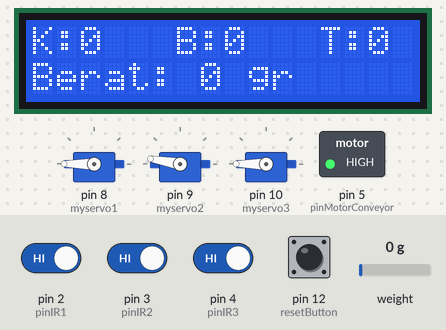
Bench run of a sketch on a simulated Arduino Uno, built with avr-gcc and run on an emulated ATmega328P. Parts: 3 × servo, 16×2 character LCD, switched loads named in the sketch (green lamp = pin HIGH). Inputs (shaded band) come from the test bench; at power-on: pin 2 (pinIR1), pin 3 (pinIR2), pin 4 (pinIR3), pin 12 (resetButton) HIGH, weight on the scale 0 g. What the sketch prints to the serial monitor is not drawn.

Above: at 6.2 s.
6.3 s: weight on the scale set to 100 g
At 7.9 s:
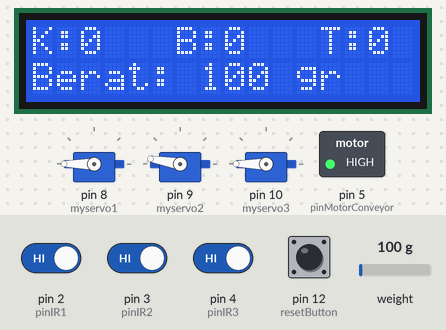
8.2 s: pin 2 (pinIR1) driven LOW
At 9.8 s:
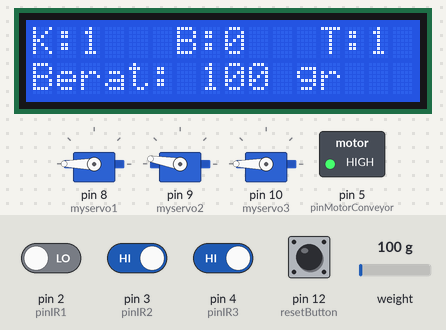
10.4 s: pin 3 (pinIR2) driven LOW
At 11.6 s:
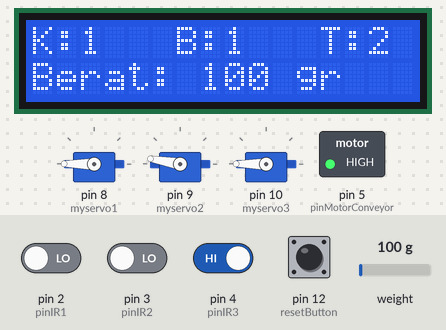
12.6 s: pin 12 (resetButton) pulled LOW for 0.35 s
At 14.9 s:
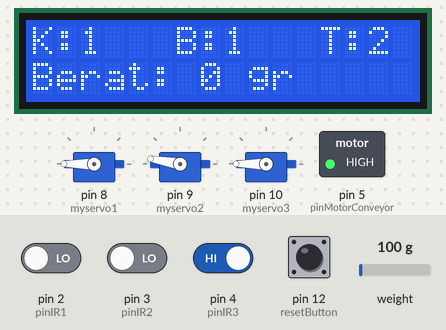
16.1 s: weight on the scale set to 1250 g
At 17.0 s:
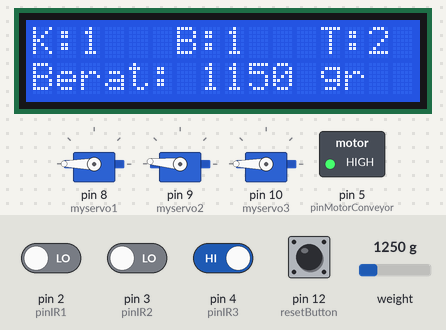
18.1 s: weight on the scale set to 2500 g
At 32.3 s:
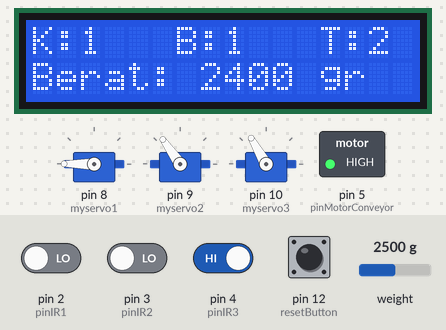
Timing chart, 0 to 32.8 s (numbered marks = the images above; inputs shaded):
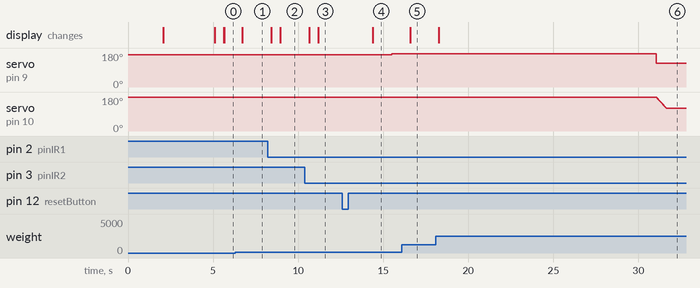

The sketch:

FIXBANGET_ARDUINO.ino
```cpp
//MUHAMMAD RAMADHAN FIRJATULLAH
//40040319650081
//TUGAS AKHIR

#include "HX711.h"
#include <Wire.h>
#include <LiquidCrystal_I2C.h>
#include <Servo.h>

#define DOUT A3
#define CLK A2

Servo myservo1, myservo2, myservo3;
LiquidCrystal_I2C lcd(0x27, 16, 2);

//================= Pin yang dipakai ========================
HX711 scale(DOUT, CLK);
int pinIR1 = 2; //IR Sensor 1
int pinIR2 = 3; //IR Sensor 2
int pinIR3 = 4; //IR Sensor 3
int pinMotorConveyor = 5; //Motor Conveyor
int resetButton = 12; // Button Reset

//==================== Variabel =============================
int weight; //berat telur
int calibration_factor = 378; // Faktor kalibrasi loadcell
int jmlTelurBesar = 0;
int jmlTotalTelurBesar = 0;
int jmlTelurKecil = 0;
int jmlTotalTelurKecil = 0;
int jmlTelurTotal = 0;
int deteksiTangan = 0;
int posmotor = 0;
boolean stateIR1 = true;
boolean stateIR2 = true;
boolean stateIR3 = true;

unsigned long previousMillisOn = 0;
unsigned long previousMillisOff = 0;
const long intervalOn = 15000;
const long intervalOff = 15000;

//==========================================================


//====================== Setup ===============================
void setup()
{
  //============== Mulai serial ==============================
  Serial.begin(9600);

  //=======deklarasi pin motor servo========================
  myservo1.attach(8); //SEPARATOR TELUR KECIL
  myservo2.attach(9); //SEPARATOR TELUR BESAR
  myservo3.attach(10); //PENDORONG TELUR DI LOADCELL
  myservo1.write(180);
  myservo2.write(170);
  myservo3.write(180);

  //==== Mode fungsi untuk setiap variabel / pin ============
  pinMode(pinIR1, INPUT);
  pinMode(pinIR2, INPUT);
  pinMode(pinIR3, INPUT);
  pinMode(resetButton, INPUT_PULLUP);
  pinMode(pinMotorConveyor, OUTPUT);

  //==== Kondisi awal motor conveyor ========================
  digitalWrite(pinMotorConveyor, HIGH);


//===================== Inisialisasi Perhitungan Loacell ====================

  scale.set_scale();
  scale.tare(); //Reset the scale to 0
  long zero_factor = scale.read_average(); //Get a baseline reading

//========================== Inisialisasi Sistem ============================
  lcd.begin();
  lcd.setCursor(2,1);
  lcd.print("SORTIR TELUR");
  lcd.setCursor(3,0);
  lcd.print("MONITORING");
  delay(3000);
  lcd.clear();
}
//============================== END SETUP =================================


//============================== LOOP ======================================

void loop()
{
  InitLoadcell();
  PerhitunganBeratTelur();
  PerhitunganJumlahTelur();
  ConveyorBerhentidanBerjalan();
  resetLoadCell();

}

//=============================== END LOOP =================================


//======================== KUMPULAN FUNGSI SISTEM ==========================
void InitLoadcell()
{
  //Memulai Perhitungan
  scale.set_scale(calibration_factor); //Adjust to this calibration factor
  weight = scale.get_units(5);
}


void PerhitunganBeratTelur()
{
  unsigned long currentMillisOn = millis();
  unsigned long currentMillisOff = millis();

  //Berat Telur
    lcd.setCursor(0, 1);
    lcd.print("Berat: ");
    lcd.setCursor(7, 1);
    lcd.print(weight);
    lcd.print(" gr                    ");
    delay(1);

    Serial.print("Berat: ");
    Serial.print(weight);
    Serial.println(" gr");
    Serial.println();

    //jika terdeteksi berat telur kecil, maka motor separator telur kecil akan bergerak sehingga telur dapat masuk ke dalam kemasan telur kecil


    if (currentMillisOff - previousMillisOff >= intervalOff)
    {
      if (weight <= 0 )
      {
        myservo1.write(180);
        myservo2.write(175);
        myservo3.write(180);
      }
      previousMillisOff = currentMillisOff;
    }


    if (currentMillisOn - previousMillisOn >= intervalOn)
    {
      if (weight >= 20 && weight <=50)
      {
        myservo1.write(130);

        for (posmotor=180; posmotor>=120; posmotor-=1)
        {
          myservo3.write(posmotor);
          delay(10);
        }
      }


      //jika terdeteksi berat telur besar, maka motor separator telur besar akan bergerak sehingga telur dapat masuk ke dalam kemasan telur besar
      if (weight > 50 )
      {
        myservo2.write(125);

        for (posmotor=180; posmotor>=120; posmotor-=1)
        {
          myservo3.write(posmotor);
          delay(10);
        }
      }

      previousMillisOn = currentMillisOn;
    }


}


void PerhitunganJumlahTelur()
{
  //=================== Perhitungan Jumlah Telur ====================================
  //Jumlah Telur Kecil
  lcd.setCursor(0, 0);
  lcd.print("K: ");
  lcd.setCursor(2  , 0);
  lcd.print(jmlTotalTelurKecil);
  delay(1);

  //jika mendeteksi telur ke wadah kecil maka +1
  if (!digitalRead (pinIR1) && stateIR1)
  {
    jmlTelurKecil++;
    jmlTotalTelurKecil++;
    stateIR1 = false;
    Serial.println(jmlTelurKecil);
    delay(1);
  }
  if(digitalRead(pinIR1))
  {
    stateIR1 = true;
    delay(1);
  }

  //Jumlah Telur Besar
  lcd.setCursor(6, 0);
  lcd.print("B: ");
  lcd.setCursor(8, 0);
  lcd.print(jmlTotalTelurBesar);
  delay(1);

  //jika mendeteksi telur ke wadah kecil maka +1
  if (!digitalRead (pinIR2) && stateIR2)
  {
    jmlTelurBesar++;
    jmlTotalTelurBesar++;
    stateIR2 = false;
    Serial.println(jmlTelurBesar);
    delay(1);
  }
  if(digitalRead(pinIR2))
  {
    stateIR2 = true;
    delay(1);
  }

  //Total Jumlah Telur
    jmlTelurTotal = jmlTotalTelurBesar + jmlTotalTelurKecil;
    lcd.setCursor(12, 0);
    lcd.print("T: ");
    lcd.setCursor(14, 0);
    lcd.print(jmlTelurTotal);
    Serial.println(jmlTelurTotal);
    delay(1);
}


void ConveyorBerhentidanBerjalan()
{
  if (!digitalRead (pinIR3) && stateIR3)
  {
    deteksiTangan = 1;
    stateIR3 = false;
    delay(1);
  }
  if(digitalRead(pinIR3))
  {
    deteksiTangan = 0;
    stateIR3 = true;
    delay(1);
  }

  //============================= Cycle Konveyor Berhenti =====================================

  //Jika jumlah telur besar / kecil mencapai +5, maka motor konveyor mati

  //================================ Cycle berhenti 1 ========================================
  if (jmlTelurBesar == 5)
  {
     digitalWrite(pinMotorConveyor, LOW);
     jmlTelurBesar = 0;
  }
  if (jmlTelurKecil == 5)
  {
     digitalWrite(pinMotorConveyor, LOW);
     jmlTelurKecil = 0;
  }
  //==================================== End Cycle 1 =====================================


//============================= Cycle Konveyor Berjalan =====================================

  //jika sensor IR 3 telur di loadcell mendeteksi adanya tangan maka konveyor on

  //====================================== Cycle 1 =======================================

  if (deteksiTangan == 1) //jika sensor IR 3 mendeteksi tangan maka konveyor on
  {
    digitalWrite(pinMotorConveyor, HIGH);
  }

  //==================================== End Cycle 1 =====================================

}

void resetLoadCell()
{
  if ( digitalRead(resetButton) == LOW)
  {
    scale.set_scale();
    scale.tare(); //Reset the scale to 0
  }
}

//=============================== END KUMPULAN FUNGSI SISTEM =============================
```

Measured:
- after the input at 6.3 s, the display: changes after 0.43 s (image 1)
- after the input at 8.2 s, the display: first changes after 0.22 s (image 2 shows a later state)
- after the input at 10.4 s, the display: first changes after 0.24 s (image 3 shows a later state)
- after the input at 12.6 s, servo on pin 9 (myservo2): 170° → 175° after 2.9 s; servo on pin 10 (myservo3): stays 180° (without the input it goes to 178° after 2.5 s); the display: changes after 1.8 s (image 4)
- after the input at 16.1 s, the display: changes after 0.50 s (image 5)
- after the input at 18.1 s, the display: changes after 0.17 s (image 6)
